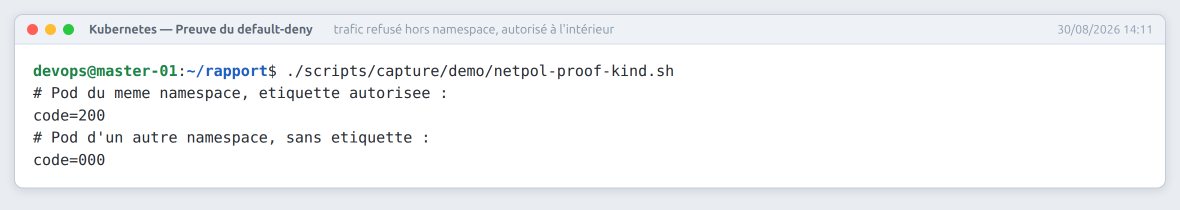
#> input picture images/k8s-netpol-deny-proof.png, 2360 x 420 px (shown at 1/2 size)
$ python -i frame.py   (imports and definitions only)
#> lines starting #> are read from the running program, lines starting #| are printed output that depends on the picture
#> further down, picture is the input picture: PIL image 2360x420 RGB; mean R, G, B 242.3, 244.1, 245.9
#!/usr/bin/env python3
"""Met les captures d'interfaces web au format des figures du rapport.

Rogne les barres de defilement, agrandit a la resolution des figures terminal
et pose le meme cadre (barre de titre + bordure) pour une planche homogene.

  frame.py <image-source> <nom-figure> "<titre>" ["<sous-titre>"]
"""
import os, sys
from PIL import Image, ImageDraw, ImageFilter, ImageFont

LARGEUR = 2360          # largeur des figures terminal (rendu 2x)
MARGE, BARRE, RAYON = 28, 66, 18
FOND, CADRE = (233, 237, 242), (195, 204, 215)
BARRE_FOND, BARRE_TRAIT = (238, 242, 247), (214, 222, 232)
TITRE_COUL, SOUS_COUL = (60, 72, 88), (122, 132, 146)

# [9 lines left out: function police, not called in this run]

def rogner_barres(im):
    """Supprime les barres de defilement uniformes a droite et en bas."""
    px = im.convert("RGB")
    w, h = px.size
#> w = 2360; h = 420
    droite = w
#> droite = 2360
    for x in range(w - 1, w - 26, -1):
        col = {px.getpixel((x, y)) for y in range(0, h, max(1, h // 40))}
        if len(col) <= 2:
            droite = x
        else:
            break
    bas = h
#> bas = 420
    for y in range(h - 1, h - 26, -1):
        lig = {px.getpixel((x, y)) for x in range(0, w, max(1, w // 40))}
        if len(lig) <= 2:
            bas = y
        else:
            break
    # marge fixe : les barres de defilement de Chrome ne sont pas uniformes
    # (fleches, curseur) et resistent a la detection ci-dessus.
    return im.crop((0, 0, max(1, droite - 14), max(1, bas - 14)))
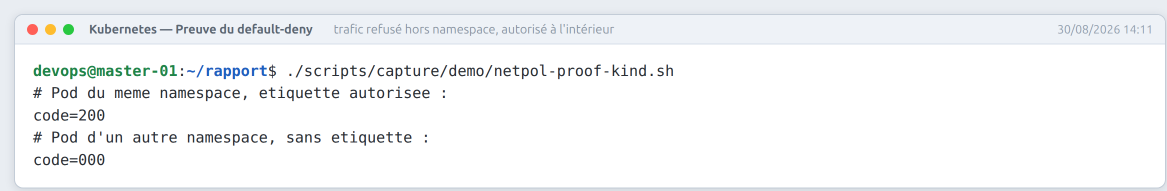
#> returned value: PIL image 2333x381 RGB (shown at 1/2 size); mean R, G, B 243.7, 245.3, 246.7

# [43 lines left out: function encadrer, not called in this run]

# [3 lines not run here, left out]

>>> from PIL import Image
>>> picture = Image.open('../../images/k8s-netpol-deny-proof.png')
>>> result = rogner_barres(picture)
